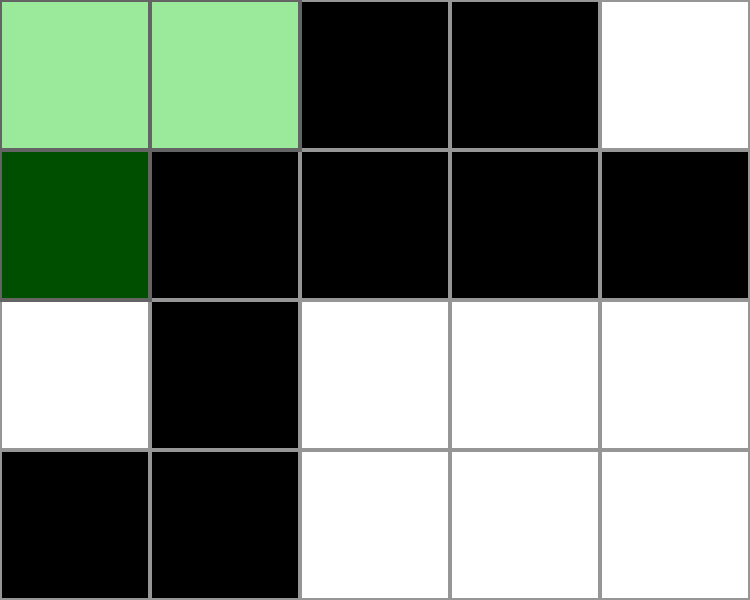
Frame 1 (no input)
Frame 60 (no input): identical to frame 1, image omitted
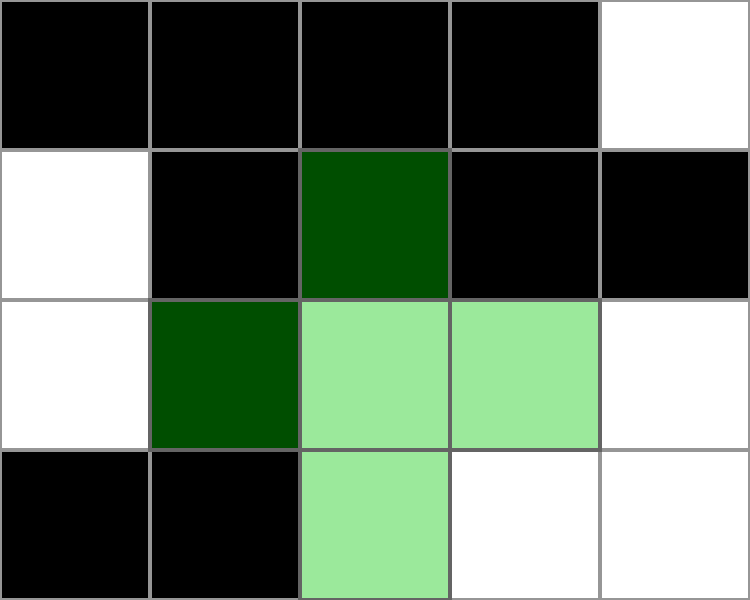
Frame 120 (the mouse pressed at the canvas centre since frame 60)

The p5.js sketch that drew these frames (run headless with seeded random() and noise() and a simulated clock; from frame 60 on, the mouse is pressed at the canvas centre):

// p5.js sketch
// ── sketch.js
// Puzzle Game Starter
// Udaey Sandha
// Nov 6, 2023
// A first foray into working with 2D arrays.

// Global variabes
let grid = [[], [], [], []];  // defining an array to store color for each rect

const NUM_ROWS = 4, NUM_COLS = 5;  // number of rows and cols
let rectWidth = 150, rectHeight = 150;  // rect size
let col, row;  // x and y position of the mouse (grid)
let win, cross = false;  // win → won or not , cross → cross pattern 

function setup() {
  createCanvas(rectWidth * NUM_COLS, rectHeight * NUM_ROWS);
  randomize(grid);  // fill the grid with random colors
}

function draw() {
  col = getCurrentX();  // current col
  row = getCurrentY();  //current row

  background(220);

  renderGrid();  // drawing the grid
  youWin();  // did you win?
  overlay();  // overlay to indicate which rectangles will be impacted on a click.
}

function randomize(grid) {
  // filling grid with random colors black or white
  for (let x = 0; x < NUM_COLS; x++) {
    for (let y = 0; y < NUM_ROWS; y++) {
      grid[y][x] = 255 * floor(random(2));
    }
  }
}

function mousePressed() {
  // fliping the color if mouse is pressed
  if (keyIsPressed && keyCode === SHIFT) flip(col, row);  // if shift is pressed only the main rect changes color
  else if (cross) { // if cross is true, the color flip happens in a box
    flip(col, row);
    if (row < NUM_ROWS - 1) flip(col, row + 1);
    if (col < NUM_COLS - 1) flip(col + 1, row);
    if (col < NUM_COLS - 1 && row < NUM_ROWS - 1) flip(col + 1, row + 1);
  } else {
    flip(col, row);  // if cross is false, the color flip happens in a cross
    if (row > 0) flip(col, row - 1);
    if (row < NUM_ROWS - 1) flip(col, row + 1);
    if (col > 0) flip(col - 1, row);
    if (col < NUM_COLS - 1) flip(col + 1, row);
  }
}

function keyPressed() {
  // changes the shape from cross to box or visa versa
  if (key === " ") cross = !cross;
}

function flip(x, y) {
  // changing the color of the rect   black → white
  //                                  white → black
  if (grid[y][x] === 255) grid[y][x] = 0;
  else grid[y][x] = 255;
}

function getCurrentX() {
  // gets the current col
  let constrainX = constrain(mouseX, 0, width - 1);
  return int(constrainX / rectWidth);
}

function getCurrentY() {
  // gets the current row
  let constrainY = constrain(mouseY, 0, height - 1);
  return int(constrainY / rectHeight);
}

function youWin() {
  // determins if you won
  win = false;
  let black = false;
  let white = false;

  for (let y = 0; y < NUM_ROWS; y++) {
    if (grid[y].indexOf(255) === -1 && !white) {
      black = true;
    }
    else if (grid[y].indexOf(0) === -1) {
      white = true;
    }
    else {
      black = false;
      white = false;
      break;
    }
  }
  if (black && !white) win = true;
  if (!black && white) win = true;

  //  printing win statement
  stroke(100);
  fill(150);
  textSize(rectWidth / 4);
  rectMode(CENTER);
  textAlign(CENTER, CENTER);
  if (win) text("You Win!", width / 2, height / 2);
}

function renderGrid() {
  // draws the grid
  for (let x = 0; x < NUM_COLS; x++) {
    for (let y = 0; y < NUM_ROWS; y++) {
      let fillValue = grid[y][x];
      fill(fillValue);
      stroke(150);
      strokeWeight(4);
      rectMode(CORNER);
      rect(x * rectWidth, y * rectHeight, rectWidth, rectHeight);
    }
  }
}

function overlay() {
  // indicates which rectangles will be impacted on a click.
  fill(0, 200, 0, 100);
  rectMode(CORNER);

  if (keyIsPressed && keyCode === SHIFT) rect(col * rectWidth, row * rectHeight, rectWidth, rectHeight);
  else if (cross) {
    rect(col * rectWidth, row * rectHeight, rectWidth, rectHeight);
    if (row < NUM_ROWS - 1) rect(col * rectWidth, (row + 1) * rectHeight, rectWidth, rectHeight);
    if (col < NUM_COLS - 1) rect((col + 1) * rectWidth, row * rectHeight, rectWidth, rectHeight);
    if (col < NUM_COLS - 1 && row < NUM_ROWS - 1) rect((col + 1) * rectWidth, (row + 1) * rectHeight, rectWidth, rectHeight);
  }
  else {
    rect(col * rectWidth, row * rectHeight, rectWidth, rectHeight);

    for (let i = -1; i <= 1; i += 2) {
      rect((col + i) * rectWidth, row * rectHeight, rectWidth, rectHeight);
      rect(col * rectWidth, (row + i) * rectHeight, rectWidth, rectHeight);
    }
  }
}
